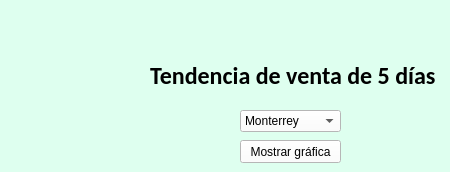
      <widget class="QWidget" name="tab_6">
       <property name="styleSheet">
        <string notr="true">background-color: rgb(222, 255, 239);</string>
       </property>
       <attribute name="title">
        <string>Gráfica de linea y dispersión</string>
       </attribute>
       <widget class="QComboBox" name="combo_grafica_barra_almacen_elegido_2">
        <property name="geometry">
         <rect>
          <x>240</x>
          <y>110</y>
          <width>101</width>
          <height>22</height>
         </rect>
        </property>
        <property name="styleSheet">
         <string notr="true">background-color: rgb(255, 255, 255);</string>
        </property>
        <item>
         <property name="text">
          <string>Monterrey</string>
         </property>
        </item>
        <item>
         <property name="text">
          <string>San Nicolás</string>
         </property>
        </item>
       </widget>
       <widget class="QPushButton" name="boton_most_tend">
        <property name="geometry">
         <rect>
          <x>240</x>
          <y>140</y>
          <width>101</width>
          <height>23</height>
         </rect>
        </property>
        <property name="styleSheet">
         <string notr="true">background-color: rgb(255, 255, 255);</string>
        </property>
        <property name="text">
         <string>Mostrar gráfica</string>
        </property>
       </widget>
       <widget class="QLabel" name="nombre_cte_gest_sald_28">
        <property name="enabled">
         <bool>true</bool>
        </property>
        <property name="geometry">
         <rect>
          <x>150</x>
          <y>60</y>
          <width>291</width>
          <height>31</height>
         </rect>
        </property>
        <property name="font">
         <font>
          <family>Calibri</family>
          <pointsize>18</pointsize>
          <weight>75</weight>
          <bold>true</bold>
         </font>
        </property>
        <property name="text">
         <string>Tendencia de venta de 5 días</string>
        </property>
       </widget>
      </widget>
